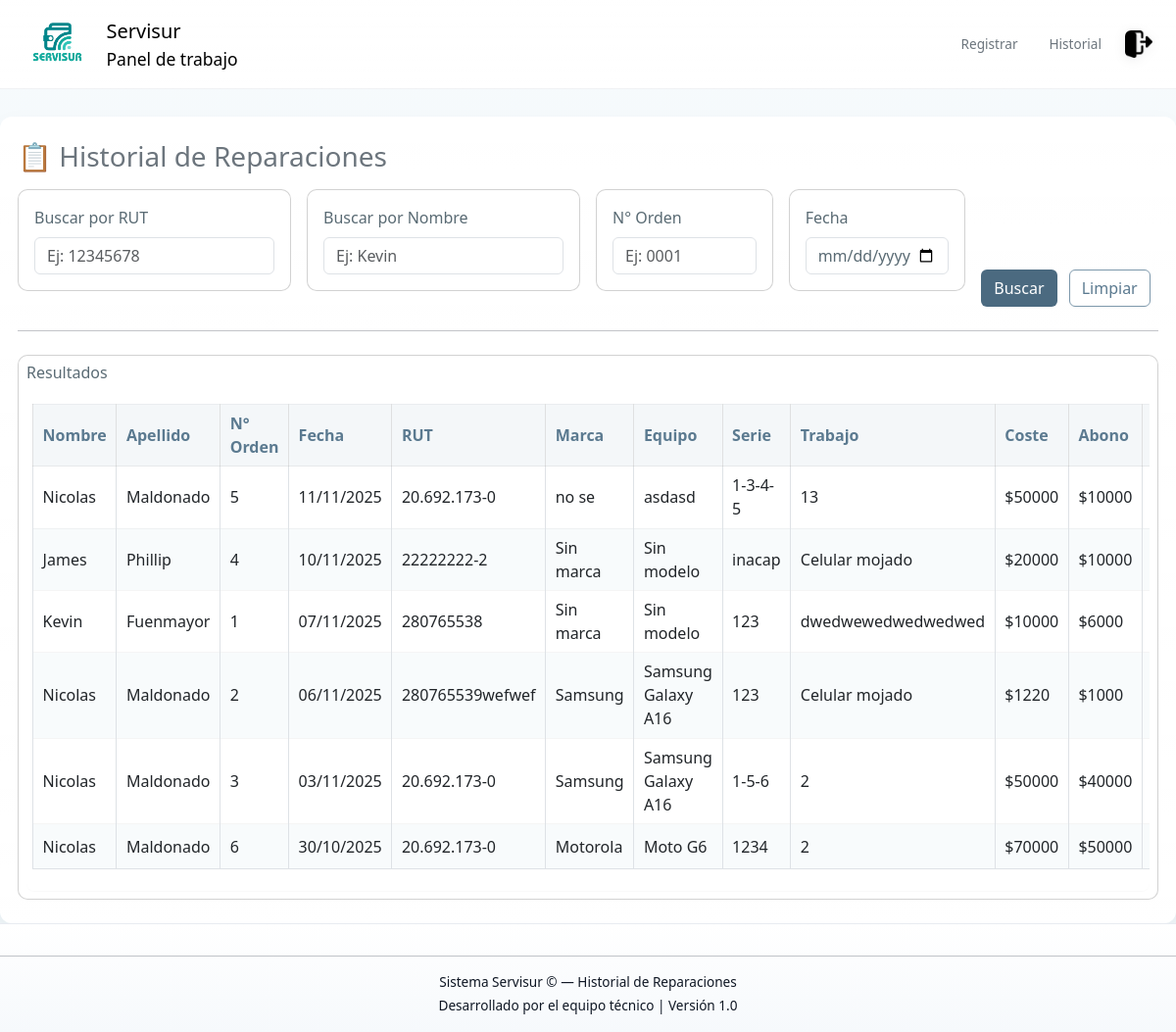
/historial/ (signed in), run on the app's committed database.
### Base_Datos/models.py (models this page shows, shortened)
class Cliente(models.Model):
    ORIGEN_CHOICES = [
    ('NAC', 'Nacional'),
    ('EXT', 'Extranjero'),
    ]
    Origen = models.CharField(max_length=3,choices=ORIGEN_CHOICES,default='NAC')
    Nombre = models.CharField(max_length=20)
    Apellido = models.CharField(max_length=20)
    Numero_telefono = models.CharField(max_length=15,null=True)
    Rut = models.CharField(max_length=50)
    Activo = models.BooleanField(default=True)
    class Meta:
        verbose_name_plural = "Clientes"

class Pedido(models.Model):
    ESTADOS = [
        ('REG', 'Registrado'),
        ('PRO', 'En proceso'),
        ('TER', 'Terminado'),
    ]
    N_Orden = models.AutoField(primary_key=True)
    Fecha = models.DateField()
    Coste = models.IntegerField()
    Abono = models.IntegerField()
    Restante = models.IntegerField()
    Dispositivo = models.ForeignKey(Dispositivo, on_delete=models.SET_NULL, null=True, related_name="pedidos")
    Activo = models.BooleanField(default=True)
    Estado = models.CharField(max_length=3, choices=ESTADOS, default='REG')
    Observaciones = models.CharField(max_length=50, null=True)
    Tipo_de_falla = models.ForeignKey(Tipo_Falla,on_delete=models.SET_NULL, null=True, related_name="pedidos")
    class Meta:
        verbose_name_plural = "Pedidos"

class Marca(models.Model):
    Marca = models.CharField(max_length=100)

class Modelo(models.Model):
    Modelo = models.CharField(max_length=50)
    Marca = models.ForeignKey(Marca, on_delete=models.CASCADE, related_name="modelos")
    class Meta:
        verbose_name_plural = "Modelos"

class Dispositivo(models.Model):
    PATRON_MATRIZ = [
    [1, 2, 3],
    [4, 5, 6],
    [7, 8, 9],
    ]
    METODOS_CHOICES = [
    ('PIN', 'PIN'),
    ('PASS', 'Contraseña'),
    ('PATRON', 'Patrón (matriz 3x3)'),
    ]
    modelo = models.ForeignKey(Modelo, on_delete=models.SET_NULL, null=True, related_name="dispositivos")
    Activo = models.BooleanField(default=True)
    rut = models.ForeignKey(Cliente, on_delete=models.SET_NULL,null=True,related_name="dispositivos")
    Metodo_Bloqueo = models.CharField(max_length=6, choices=METODOS_CHOICES,default='PASS')
    Codigo_Bloqueo = models.CharField(max_length=50)
    class Meta:
        verbose_name_plural = "Dispositivos"

class Tipo_Falla(models.Model):
    Falla = models.CharField(max_length=100, unique=True)

### Base_Datos/views.py (the view, shortened to what this page needs)
# urls.py: path('historial/', views.consultar_historial, name='consultar_historial'),
@login_required
def consultar_historial(request):
    rut = request.GET.get('rut', '').strip()
    nombre = request.GET.get('nombre', '').strip()
    orden = request.GET.get('orden', '').strip()
    fecha = request.GET.get('fecha', '').strip()
    qs = Pedido.objects.select_related(
        'Dispositivo__rut',
        'Dispositivo__modelo__Marca',
        'Tipo_de_falla'
    ).filter(Activo=True)
    if rut:
        qs = qs.filter(Dispositivo__rut__Rut__icontains=rut)
    if nombre:
        qs = qs.filter(
            Q(Dispositivo__rut__Nombre__icontains=nombre) |
            Q(Dispositivo__rut__Apellido__icontains=nombre)
        )
    qs = qs.order_by('-Fecha', '-N_Orden')
    reparaciones = []
    for pedido in qs:
        dispositivo = pedido.Dispositivo
        cliente = dispositivo.rut if dispositivo else None
        modelo = dispositivo.modelo if dispositivo else None
        marca = modelo.Marca if modelo and modelo.Marca else None
        tipo_falla = pedido.Tipo_de_falla
        reparaciones.append({
            'orden_id': pedido.N_Orden,
            'numero_orden': pedido.N_Orden,
            'fecha_ingreso': pedido.Fecha,
            'rut': cliente.Rut if cliente else '',
            'nombre': cliente.Nombre if cliente else '',
            'apellido': cliente.Apellido if cliente else '',
            'telefono': cliente.Numero_telefono if cliente else '',
            'marca': marca.Marca if marca else 'Sin marca',
            'equipo': modelo.Modelo if modelo else 'Sin modelo',
            'serie': dispositivo.Codigo_Bloqueo if dispositivo else '',
            'tipo_falla': tipo_falla.Falla if tipo_falla else '',
            'estado': pedido.get_Estado_display(),
            'coste': pedido.Coste,
            'abono': pedido.Abono,
            'restante': pedido.Restante,
            'observaciones': pedido.Observaciones or '',
            'activo': pedido.Activo,
        })
    context = {
        'reparaciones': reparaciones
    }
    return render(request, 'base_datos/Consultar_historial.html', context)

### Base_Datos/templates/base_datos/Consultar_historial.html (shortened to what this page needs)
{% extends "base_datos/base.html" %}
{% load static %}
{% block content %}
<link rel="stylesheet" href="{% static 'css/panel.css' %}" />
<div class="d-flex flex-column min-vh-100 historial-page">
  <div class="container-fluid py-4 historial-panel">
    <h3 class="mb-3 text-secondary">📋 Historial de Reparaciones</h3>
    <form method="get" class="mb-3">
      <div class="row gx-3">
        <div class="col-lg-3">
          <div class="card mb-3 p-3">
            <label for="rut" class="form-label">Buscar por RUT</label>
            <input type="text" name="rut" id="rut" class="form-control" placeholder="Ej: 12345678" value="{{ request.GET.rut|default:'' }}">
          </div>
        </div>
        <div class="col-lg-3">
          <div class="card mb-3 p-3">
            <label for="nombre" class="form-label">Buscar por Nombre</label>
            <input type="text" name="nombre" id="nombre" class="form-control" placeholder="Ej: Kevin" value="{{ request.GET.nombre|default:'' }}">
          </div>
        </div>
        <div class="col-lg-2">
          <div class="card mb-3 p-3">
            <label for="orden" class="form-label">N° Orden</label>
            <input type="text" name="orden" id="orden" class="form-control" placeholder="Ej: 0001" value="{{ request.GET.orden|default:'' }}">
          </div>
        </div>
        <div class="col-lg-2">
          <div class="card mb-3 p-3">
            <label for="fecha" class="form-label">Fecha</label>
            <input type="date" name="fecha" id="fecha" class="form-control" value="{{ request.GET.fecha|default:'' }}">
          </div>
        </div>
        <div class="col-lg-2 d-flex align-items-end">
          <div>
            <button type="submit" class="btn btn-primary">Buscar</button>
            <a href="{% url 'consultar_historial' %}" class="btn btn-outline-secondary ms-2">Limpiar</a>
          </div>
        </div>
      </div>
    </form>
    <hr class="my-4" />
    <div class="card p-2">
      <h6 class="mb-3">Resultados</h6>
      <div class="table-responsive" style="max-width:100vw; overflow-x:auto;">
        <table class="table table-bordered table-sm">
          <thead class="table-light">
            <tr>
              <th>Nombre</th>
              <th>Apellido</th>
              <th>N° Orden</th>
              <th>Fecha</th>
              <th>RUT</th>
              <th>Marca</th>
              <th>Equipo</th>
              <th>Serie</th>
              <th>Trabajo</th>
              <th>Coste</th>
              <th>Abono</th>
              <th>Restante</th>
            </tr>
          </thead>
          <tbody>
            {% for rep in reparaciones %}
              <tr>
                <td>{{ rep.nombre }}</td>
                <td>{{ rep.apellido }}</td>
                <td>{{ rep.numero_orden }}</td>
                <td>{{ rep.fecha_ingreso|date:"d/m/Y" }}</td>
                <td>{{ rep.rut }}</td>
                <td>{{ rep.marca }}</td>
                <td>{{ rep.equipo }}</td>
                <td>{{ rep.serie }}</td>
                <td>{{ rep.tipo_falla }}</td>
                <td>${{ rep.coste }}</td>
                <td>${{ rep.abono }}</td>
                <td>${{ rep.restante }}</td>
              </tr>
            {% empty %}
              <tr>
                <td colspan="15" class="text-muted text-center">No hay reparaciones registradas.</td>
              </tr>
            {% endfor %}
          </tbody>
        </table>
      </div>
    </div>
  </div>
  <footer class="mt-auto text-center small text-muted">
    <hr />
    <p class="mb-1">Sistema Servisur &copy; {{ now|date:"Y" }} — Historial de Reparaciones</p>
    <p class="mb-0">Desarrollado por el equipo técnico | Versión 1.0</p>
  </footer>
</div>
{% endblock %}

### static/css/panel.css (style rules this page uses)
html, body { height: 100%; }
body { display: flex; flex-direction: column; background: linear-gradient(180deg, var(--bg-1), var(--bg-2)); color: #0f1724; font-family: "Segoe UI", sans-serif; margin: 0; padding: 0; -webkit-font-smoothing: antialiased; -moz-osx-font-smoothing: grayscale; }
footer { text-align: center; padding: 1rem 0; font-size: 0.85rem; color: var(--muted); background: linear-gradient(180deg, #ffffff, #f6f9fc); border-top: 1px solid rgba(11, 28, 70, 0.06); }
.card, .info-card, .action-card, .hover-card, .ticket-info { border-radius: 10px; background: linear-gradient(180deg, var(--card-bg-start), var(--card-bg-end)); transition: transform 0.25s ease, box-shadow 0.25s ease, background-color 0.25s ease; -webkit-backface-visibility: hidden; backface-visibility: hidden; }
.text-muted { color: var(--muted) !important; }
.small { font-size: 0.85rem; }
:root { --accent-1: #5b7a90; --accent-2: #f4f7f9; --accent-3: #8aa0b3; --muted-text: #5a6b74; --btn-primary-bg: #4b6a80; --btn-primary-hover: #405a6d; --btn-outline-bg: transparent; --btn-outline-border: #7d98ab; --row-alt: #f8fbfc; }
.table { color: var(--muted-text); background-color: transparent; }
.table thead th { background-color: var(--accent-2); color: var(--accent-1); border-bottom: 1px solid rgba(0,0,0,0.06); font-weight: 600; }
.table tbody tr { background-color: transparent; }
.table tbody tr:nth-child(even) td { background-color: var(--row-alt); }
.table td, .table th { vertical-align: middle; border-top: 1px solid rgba(0,0,0,0.04); }
.table-responsive { border-radius: 8px; overflow: auto; background-color: #ffffff; box-shadow: 0 1px 0 rgba(19,32,38,0.02); padding: 8px; }
.btn-primary { background-color: var(--btn-primary-bg); border-color: transparent; color: #fff; box-shadow: none; transition: background-color .12s ease, transform .06s ease; }
.btn-outline-secondary { background: var(--btn-outline-bg); color: var(--accent-1); border: 1px solid var(--btn-outline-border); }
.table-sm td, .table-sm th { padding: .45rem .6rem; }
.card, .card p, .card .form-control { background-color: #fff; color: var(--muted-text); }
.historial-page { background: linear-gradient(180deg, #f7fbfd 0%, #f1f6f9 55%, #edf4f7 100%); background-attachment: fixed; padding-top: 28px; padding-bottom: 28px; min-height: 100vh; }
.historial-page .historial-panel { background: linear-gradient(180deg, rgba(255,255,255,0.92), rgba(255,255,255,0.98)); border-radius: 12px; box-shadow: 0 8px 24px rgba(30,50,60,0.04); padding: 18px; }
.historial-page .table-responsive { background-color: transparent; padding: 6px; border-radius: 8px; }
.historial-page .table thead th { background-color: #f4f7f9; color: var(--accent-1, #5b7a90); }
.historial-page .card, .historial-page .form-control { background-color: #fff; }
.historial-page footer { margin-top: 18px; }

### data on the page
Cliente: nombre "Nicolas", apellido "Maldonado", rut "20.692.173-0"
Pedido: fecha_ingreso "11/11/2025"
Marca: marca "no se"
Modelo: equipo "asdasd"
Dispositivo: serie "1-3-4-5"
Tipo_Falla: tipo_falla "13"
Pedido: nombre "James", apellido "Phillip", numero_orden "4", fecha_ingreso "10/11/2025", rut "22222222-2", marca "Sin marca", equipo "Sin modelo", serie "inacap", tipo_falla "Celular mojado", coste "20000", abono "10000"
Pedido: nombre "Kevin", apellido "Fuenmayor", numero_orden "1", fecha_ingreso "07/11/2025", rut "280765538", marca "Sin marca", equipo "Sin modelo", serie "123", tipo_falla "dwedwewedwedwedwed", coste "10000", abono "6000"
Pedido: nombre "Nicolas", apellido "Maldonado", numero_orden "2", fecha_ingreso "06/11/2025", rut "280765539wefwef", marca "Samsung", equipo "Samsung Galaxy A16", serie "123", tipo_falla "Celular mojado", coste "1220", abono "1000"
Pedido: nombre "Nicolas", apellido "Maldonado", numero_orden "3", fecha_ingreso "03/11/2025", rut "20.692.173-0", marca "Samsung", equipo "Samsung Galaxy A16", serie "1-5-6", tipo_falla "2", coste "50000", abono "40000"
Pedido: nombre "Nicolas", apellido "Maldonado", numero_orden "6", fecha_ingreso "30/10/2025", rut "20.692.173-0", marca "Motorola", equipo "Moto G6", serie "1234", tipo_falla "2", coste "70000", abono "50000"

### other printed values
{{ rep.numero_orden }} "5"
{{ rep.coste }} "50000"
{{ rep.abono }} "10000"
